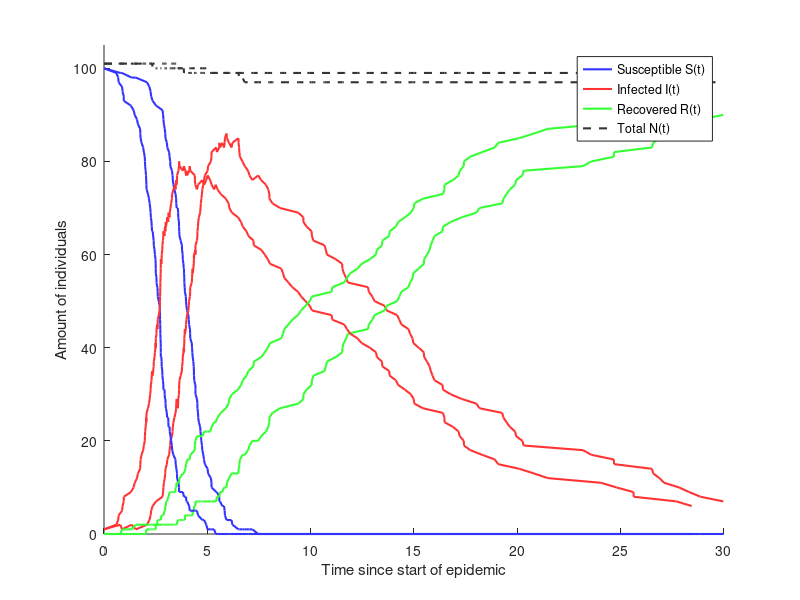

This figure's MATLAB source:
% Compound poisson processes

global beta gamma mu;
beta = 2;
gamma = 0.1;
mu = 0.01;
z=0.2;

ns = 2;
for k=1:ns
    T = 30; % time cap on simulation
    t = 0; % Initialising the time variable
    tvec = t; % initialising time vector
    
    % Initialising SIR variables and vectors
    S_n = 100;
    S_vec = S_n;
    I_n = 1;
    I_vec = I_n;
    R_n = 0;
    R_vec = R_n;
    N_n = S_n + I_n + R_n;
    N_vec = N_n;
    while t<T
        rate_infect = beta * S_n * I_n / N_n;
        rate_death = mu * I_n;
        rate_recover = gamma * I_n;
        tau_infect = exprnd(1/rate_infect); % time till next infection
        tau_death = exprnd(1/rate_death); % time till next death
        tau_recover = exprnd(1/rate_recover); % time till next recovery
        if tau_infect < tau_death && tau_infect < tau_recover
            S_n = S_n - 1; % individual no longer susceptible
            I_n = I_n + 1; % individual is now infected
            t = t + tau_infect;
        elseif tau_death < tau_infect && tau_death < tau_recover
            I_n = I_n - 1; % individual no longer susceptible. dies.
            t = t + tau_death;
        else
            I_n = I_n - 1; % individual no longer infected
            R_n = R_n + 1; % individual is now recovered
            t = t + tau_recover;
        end
        N_n = S_n + I_n + R_n;
        N_vec = [N_vec, N_n];
        S_vec = [S_vec, S_n];
        I_vec = [I_vec, I_n];
        R_vec = [R_vec, R_n];
        tvec = [tvec, t];
    end
    % Plotting results
    hold on
    plot(tvec(1:end-1), S_vec(1:end-1),'Color',[z z 1],'LineWidth',1.5)
    plot(tvec(1:end-1), I_vec(1:end-1),'Color',[1 z z],'LineWidth',1.5)
    plot(tvec(1:end-1), R_vec(1:end-1),'Color',[z 1 z],'LineWidth',1.5)
    plot(tvec(1:end-1), N_vec(1:end-1),'Color',[z z z],'LineStyle','--','LineWidth',1.5)
    ylim([0 105])
end
legend('Susceptible S(t)', 'Infected I(t)', 'Recovered R(t)', 'Total N(t)')
xlabel('Time since start of epidemic')
ylabel('Amount of individuals')



